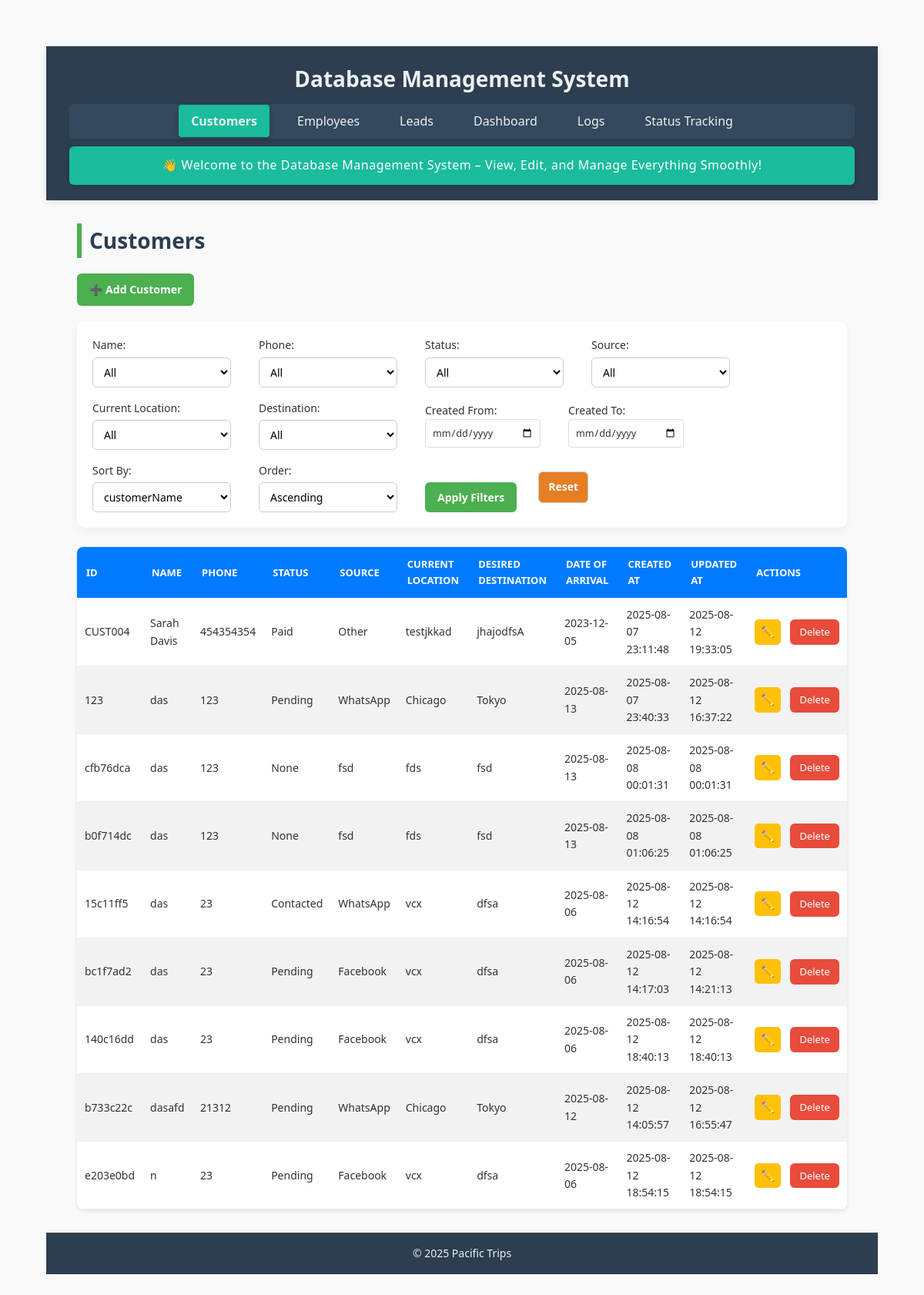
The page /customers on the database as committed earlier.
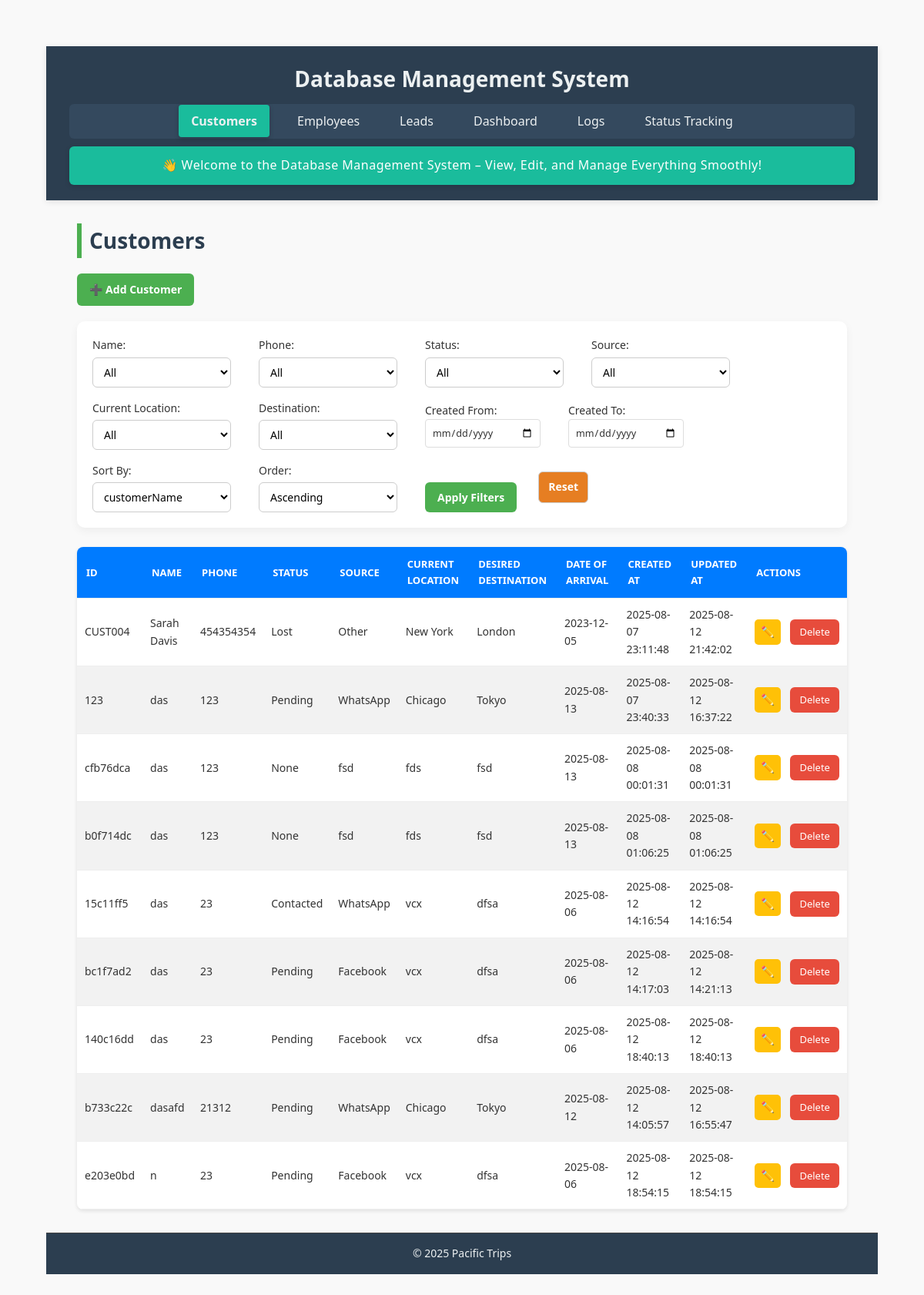
The same page on the database as committed later.
### tables this page shows
CREATE TABLE customers (
    customerId TEXT PRIMARY KEY,
    customerName TEXT NOT NULL,
    phone TEXT NOT NULL,
    source TEXT NOT NULL,
    currentLocation TEXT NOT NULL,
    desiredDestination TEXT NOT NULL,
    dateOfArrival TEXT,
    createdAt TEXT DEFAULT CURRENT_TIMESTAMP,
    updatedAt TEXT DEFAULT CURRENT_TIMESTAMP
, status TEXT);

### app.py (the view)
@app.route('/customers')
def customers():
    filters = {
        "customerName": request.args.get("customerName", ""),
        "phone": request.args.get("phone", ""),
        "source": request.args.get("source", ""),
        "currentLocation": request.args.get("currentLocation", ""),
        "desiredDestination": request.args.get("desiredDestination", ""),
        "start_date": request.args.get("start_date", ""),
        "end_date": request.args.get("end_date", "")
    }
    sort_by = request.args.get("sort_by", "customerName")
    sort_order = request.args.get("sort_order", "asc")
    query = "SELECT * FROM customers WHERE 1=1"
    params = []
    for col, val in filters.items():
        if val and col not in ["start_date", "end_date"]:
            query += f" AND {col} = ?"
            params.append(val)
    if filters['start_date']:
        query += " AND DATE(createdAt) >= ?"
        params.append(filters['start_date'])
    if filters['end_date']:
        query += " AND DATE(createdAt) <= ?"
        params.append(filters['end_date'])
    query += f" ORDER BY {sort_by} {sort_order.upper()}"
    with closing(get_db_connection()) as conn:
        with closing(conn.cursor()) as cursor:
            cursor.execute(query, params)
            customers = cursor.fetchall()
            column_values = {}
            for col in filters:
                if col not in ["start_date", "end_date"]:
                    cursor.execute(f"SELECT DISTINCT {col} FROM customers ORDER BY {col}")
                    column_values[col] = [row[0] for row in cursor.fetchall() if row[0]]
                else:
                    column_values[col] = []  # No dropdown for dates
    return render_template("customers.html",
                         customers=customers,
                         filters=filters,
                         sort_by=sort_by,
                         sort_order=sort_order,
                         column_values=column_values)

### app.py (called while the page is built)
def get_db_connection():
    conn = sqlite3.connect(DATABASE, timeout=10)
    conn.row_factory = sqlite3.Row
    conn.execute("PRAGMA journal_mode=WAL")
    return conn

### templates/customers.html (shortened to what this page needs)
{% extends "base.html" %}
{% block content %}
<h2>Customers</h2>
<div class="button-group">
    <a href="{{ url_for('add_customer') }}" class="btn">➕ Add Customer</a>
</div>
<form method="GET" action="{{ url_for('customers') }}" class="filter-form">
    <label>Name:
        <select name="customerName">
            <option value="">All</option>
        </select>
    </label>
    <label>Phone:
        <select name="phone">
            <option value="">All</option>
        </select>
    </label>
    <label>Status:
        <select name="status">
            <option value="">All</option>
        </select>
    </label>
    <label>Source:
        <select name="source">
            <option value="">All</option>
        </select>
    </label>
    <label>Current Location:
        <select name="currentLocation">
            <option value="">All</option>
        </select>
    </label>
    <label>Destination:
        <select name="desiredDestination">
            <option value="">All</option>
        </select>
    </label>
    <label>Created From:
        <input type="date" name="start_date" value="{{ filters.start_date }}">
    </label>
    <label>Created To:
        <input type="date" name="end_date" value="{{ filters.end_date }}">
    </label>
    <label>Sort By:
        <select name="sort_by">
            {% for col in ['customerId', 'customerName', 'phone', 'status', 'source', 'currentLocation', 'desiredDestination', 'dateOfArrival', 'createdAt', 'updatedAt'] %}
            <option value="{{ col }}" {% if sort_by == col %}selected{% endif %}>{{ col }}</option>
            {% endfor %}
        </select>
    </label>
    <label>Order:
        <select name="sort_order">
            <option value="asc" {% if sort_order == 'asc' %}selected{% endif %}>Ascending</option>
        </select>
    </label>
    <button type="submit" class="btn">Apply Filters</button>
    <a href="{{ url_for('customers') }}" class="btn danger">Reset</a>
</form>
<table>
    <thead>
        <tr>
            <th>ID</th>
            <th>Name</th>
            <th>Phone</th>
            <th>Status</th>
            <th>Source</th>
            <th>Current Location</th>
            <th>Desired Destination</th>
            <th>Date of Arrival</th>
            <th>Created At</th>
            <th>Updated At</th>
            <th>Actions</th>
        </tr>
    </thead>
    <tbody>
        {% for customer in customers %}
        <tr>
            <td>{{ customer.customerId }}</td>
            <td>{{ customer.customerName }}</td>
            <td>{{ customer.phone }}</td>
            <td>{{ customer.status }}</td>
            <td>{{ customer.source }}</td>
            <td>{{ customer.currentLocation }}</td>
            <td>{{ customer.desiredDestination }}</td>
            <td>{{ customer.dateOfArrival or '' }}</td>
            <td>{{ customer.createdAt }}</td>
            <td>{{ customer.updatedAt }}</td>
            <td>
                <a href="{{ url_for('edit_customer', customer_id=customer.customerId) }}" class="btn small">✏️</a>
                <a href="{{ url_for('delete_customer', customer_id=customer.customerId) }}" class="btn-delete"
                    onclick="return confirm('Are you sure you want to delete this customer?');">Delete</a>
            </td>
        </tr>
        {% endfor %}
    </tbody>
</table>
{% endblock %}

Rows that differ between the two databases and show on the page:
changed customers "CUST004": status "Paid" → "Lost"; currentLocation "testjkkad" → "New York"; desiredDestination "jhajodfsA" → "London"; updatedAt "2025-08-12 19:33:05" → "2025-08-12 21:42:02"
